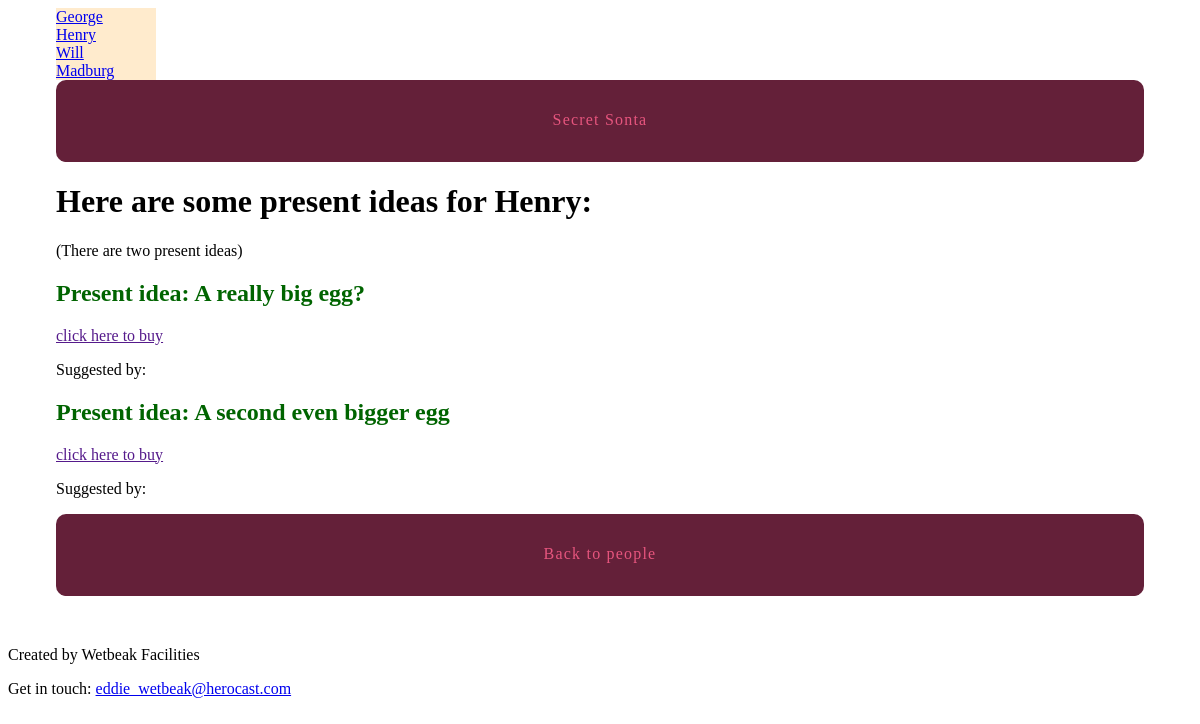
The page /presents/2/ on the database as committed earlier.
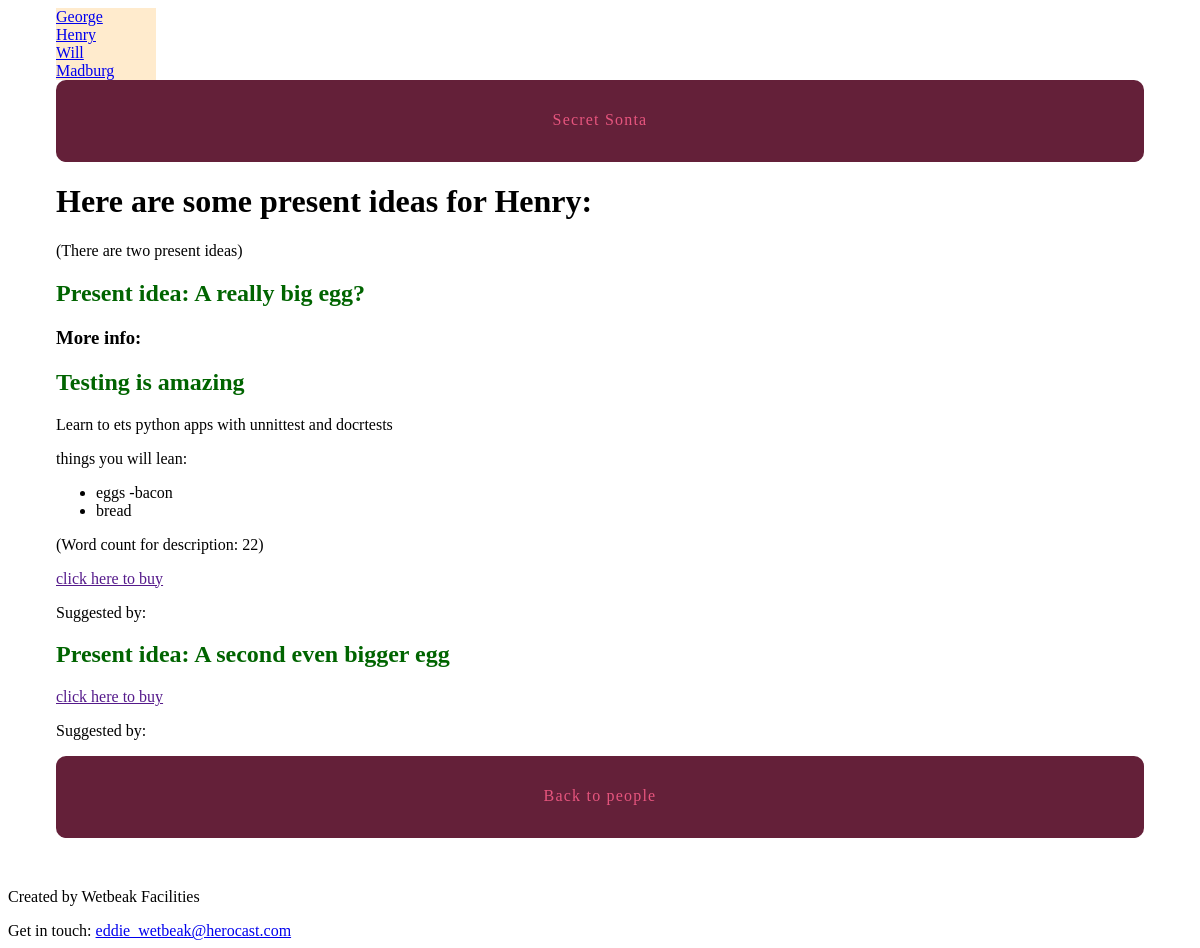
The same page on the database as committed later.
### presents/models.py (models this page shows, shortened)
class Person(models.Model):
    created_at = models.DateTimeField(auto_now_add=True)
    name = models.CharField(max_length=255)

class Idea(models.Model):
    title = models.CharField(max_length=255)
    description = models.TextField(blank=True, default='')
    idea_link = models.CharField(max_length=255, blank=True, default='')
    recipient = models.ForeignKey(Person, on_delete=models.CASCADE)
    suggested_by = models.CharField(max_length=255, blank=True, default='')
    order = models.IntegerField(default=0)
    class Meta:
        ordering = ['order', ]

### presents/views.py (the view)
# urls.py: path('<int:pk>/', views.idea_detail, name='idea_detail'),
def idea_detail(request, pk):
    person = get_object_or_404(Person, pk=pk)
    return render(request, "presents/idea_detail.html", {'person': person})

### presents/templatetags/presents_extras.py (called while the page is built)
@register.inclusion_tag('presents/person_nav.html')
def nav_persons_list():
    persons = Person.objects.all()
    return {'persons': persons}

@register.filter('markdown_to_html')
def markdown_to_html(markdown_text):
    html_body = markdown2.markdown(markdown_text)
    return mark_safe(html_body)

### presents/templates/presents/idea_detail.html (shortened to what this page needs)
{% extends "layout.html" %}
{% load humanize presents_extras %}
{% block content %}
<h1>Here are some present ideas for {{ person.name }}:</h1>
<p>(There {{ person.idea_set.count|pluralize:"is,are" }}
  {{person.idea_set.count|apnumber }}
  present idea{{ person.idea_set.count|pluralize }})</p>
{% for idea in person.idea_set.all %}
  <h2>Present idea: {{ idea.title }}</h2>
    {% if idea.description %}
      <h3>More info: {{ idea.description|markdown_to_html }}</h3>
      <p>{% with des=idea.description %}
        (Word count for description: {{ des|wordcount }})</p>
      {% endwith %}
    {% endif %}
    <a href="{{ idea.idea_link }}">click here to buy</a>
    <p>Suggested by: {{ idea.suggested_by }}</p>
{% endfor %}
<nav><a href="{% url 'presents:list' %}">Back to people</a></nav>
{% endblock %}

### templates/layout.html (shortened to what this page needs)
{% load static from staticfiles %}
{% load presents_extras %}
<!DOCTYPE html>
<html lang="en">
  <head>
    <link rel="stylesheet" href="{% static 'css/layout.css' %}">
  </head>
  <body>
    <div class="site-container">
      <div class="person-nav">{% nav_persons_list %}</div>
      <nav>
        <a href="{% url 'home' %}">Secret Sonta</a>
      </nav>
      {% block content %}{% endblock %}
    </div>
    <p><br>Created by Wetbeak Facilities</p>
    <div>Get in touch:
      <a href="mailto:feet@facebook.com">eddie_wetbeak@herocast.com</a></div>
  </body>
</html>

### presents/templates/presents/person_nav.html
{% for person in persons %}
  <div><a href="{% url 'presents:idea_detail' pk=person.pk %}">{{ person.name }}</a></div>
{% endfor %}

### assets/css/layout.css (style rules this page uses)
html { box-sizing: border-box; }
*, *::after, *::before { box-sizing: inherit; }
.site-container { max-width: 68em; margin-left: auto; margin-right: auto; }
.site-container::after { clear: both; content: ""; display: table; }
.site-container nav { width: 100%; display: table; width: 100%; table-layout: fixed; border-bottom-left-radius: 10px; border-bottom-right-radius: 10px; border-top-left-radius: 10px; border-top-right-radius: 10px; border-bottom-left-radius: 10px; border-top-left-radius: 10px; border-bottom-right-radius: 10px; border-top-right-radius: 10px; background-color: #642039; margin-bottom: 1em; overflow: hidden; }
.site-container nav a { display: table-cell; width: 8.33333%; padding: 10px; border-bottom: 2px solid #642039; color: #e6557e; letter-spacing: 0.075em; line-height: 60px; text-align: center; text-decoration: none; }
.person-nav { width: 100px; background: blanchedalmond; -webkit-transition: width 2s; transition: width 2s; }
h2 { color:darkgreen }

Rows that differ between the two databases and show on the page:
changed Idea "A really big egg?": description (not shown) → "Testing is amazing Learn to ets python apps with unnittest and docrtests things you will lean: eggs -bacon bread"; description (not shown) → "22"
